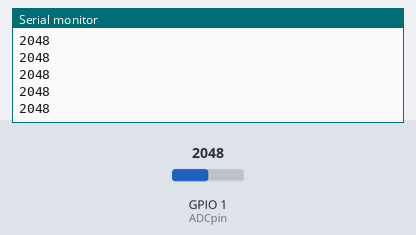
The sketch below on a simulated ESP32. On the bench: the last lines printed to the serial monitor. Inputs (shaded band) come from the test bench; at power-on: GPIO 1 (ADCpin) = 2048 (analog values on the 0–4095 scale). WiFi joins after 1.5 s; servers stay silent unless stated; no MQTT or app messages arrive unless stated.

Above: at 3.2 s.
3.3 s: GPIO 1 (ADCpin) set to 2866
At 4.3 s:
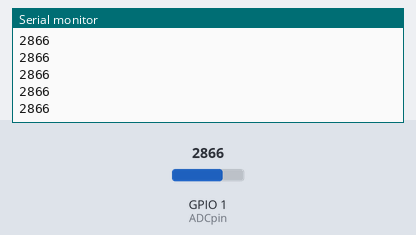
4.8 s: GPIO 1 (ADCpin) set to 3603
At 5.9 s:
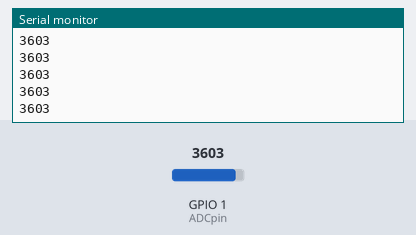
Timing chart, 0 to 7.8 s (numbered marks = the images above; inputs shaded):
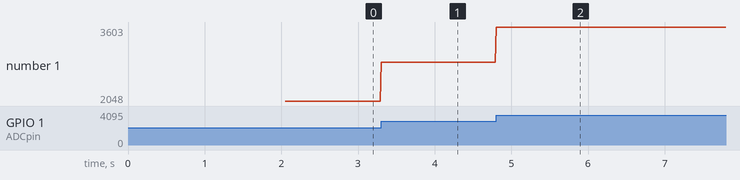

The sketch:

MQTT_Publish.ino
```cpp
#include <WiFi.h>
#include <PubSubClient.h>
#define ADCpin 1

const char* ssid = "A71Bruno";
const char* password = "a71bruno";

const char* mqttServer = "test.mosquitto.org";
const int mqttPort = 1883;
const char* mqttUser = "";
const char* mqttPassword = "";

int ValueToSend,
    ADC;

char payload[10];


WiFiClient espClient;
PubSubClient client(espClient);

void setup()
{
  analogReadResolution(12);
  analogSetAttenuation(ADC_11db);
 // analogSetWidth(12);

  Serial.begin(9600);
  WiFi.begin(ssid, password);

  while (WiFi.status() != WL_CONNECTED)
  {
    delay(1000);
    Serial.println("Conectando ao WiFi...");
  }
  Serial.println("Conectado ao WiFi");
  client.setServer(mqttServer, mqttPort);

  while (!client.connected())
  {
    Serial.println("Conectando ao MQTT...");
    if (client.connect("userid"))
    {
      Serial.println("Conectado ao MQTT");
    }
    else
    {
      Serial.print("Falha de estado ");
      Serial.print(client.state());
      delay(2000);
    }
  }
}

void loop()
{
  ADC = analogRead(ADCpin);
  ValueToSend = ADC;
  Serial.println(ValueToSend);

  snprintf(payload, sizeof(payload), "%d", ValueToSend);
  client.publish("pubtopic", payload);
  client.loop();
  Serial.println();
  delay(10);
}
```

Measured:
- after the input at 3.3 s, the serial monitor: prints a new line at once (image 1)
- after the input at 4.8 s, the serial monitor: prints a new line at once (image 2)
- plotted number 1: 2048 → 2866 after the input at 3.3 s, 2866 → 3603 after the input at 4.8 s
